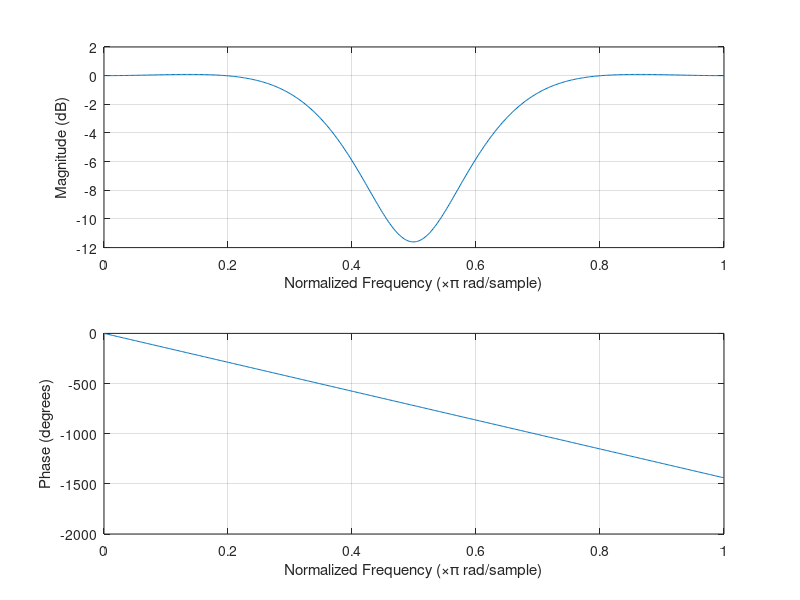
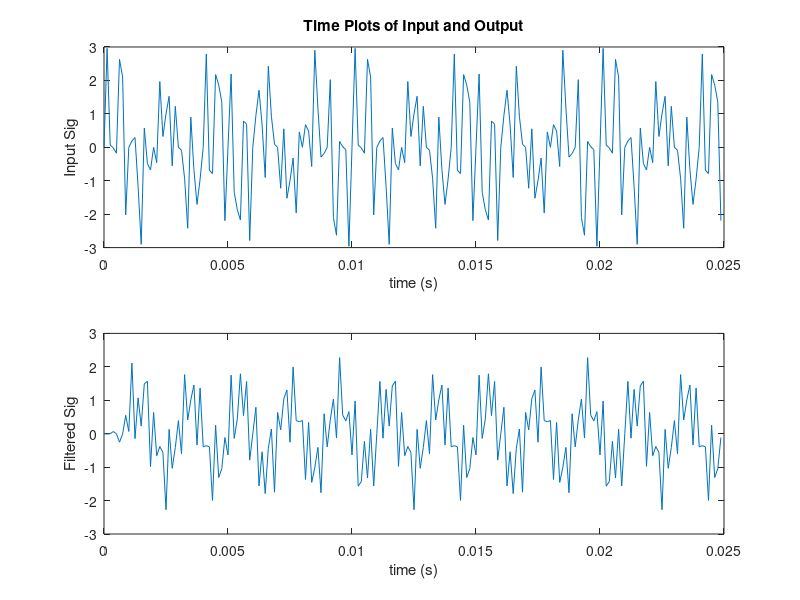
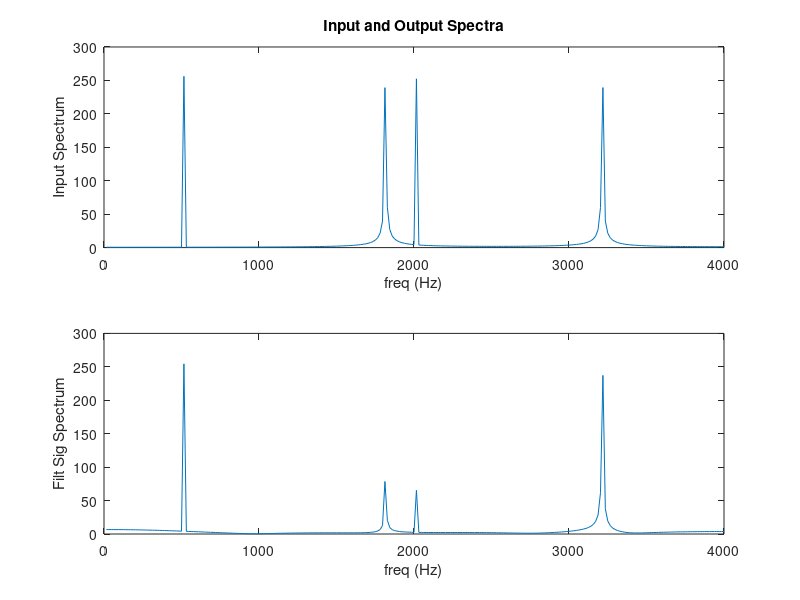

MATLAB code to generate these figures, in order:
% fir_1.m
% FIR filter design example using the MATLAB FIR1 function / kzr 05.02/ rch 03.03
Fs=8e3; %Specify Sampling Frequency
Ts=1/Fs; %Sampling period.
Ns=512; %No of time samples to be plotted.
t=[0:Ts:Ts*(Ns-1)]; %Make time array that contains Ns elements
%t = [0, Ts, 2Ts, 3Ts,..., (Ns-1)Ts]
%create sampled sinusoids at different frequencies
f1=500; f2=1800; f3=2000; f4=3200;
x1=sin(2*pi*f1*t); x2=sin(2*pi*f2*t); x3=sin(2*pi*f3*t); x4=sin(2*pi*f4*t);
x=x1+x2+x3+x4; %Calculate samples for a 4-tone input signal
N=16; %FIR1 requires filter order (N) to be EVEN when gain = 1 at Fs/2.
W=[0.4 0.6]; %Specify Bandstop filter with stop band between
%0.4*(Fs/2) and 0.6*(Fs/2)
B=fir1(N,W,'DC-1'); %Design FIR Filter using default Hamming window.
%create header file fir_coef.h (FIR filter coefficients)
filnam = fopen('coeff.h', 'w'); % generate include-file
fprintf(filnam,'#define N %d\n', N+1);
fprintf(filnam,'short h[N]={\n');
j = 0;
for i= 1:N+1;
fprintf(filnam,' %6.0f,', B(i));
j = j + 1;
if j >7
fprintf(filnam, '\n');
j = 0;
end
end
fprintf(filnam,'};\n');
fclose(filnam);
A=1; %FIR filters have no poles, only zeros.
grid on;
freqz(B,A); %Plot frequency response - both amp and phase response.
pause; %User must hit any key on PC keyboard to continue.
figure; %Create a new figure window, so previous one isn't lost.
subplot(2,1,1); %Two subplots will go on this figure window.
Npts=200;
plot(t(1:Npts),x(1:Npts)) %Plot first Npts of this 4-tone input signal
title('Time Plots of Input and Output');
xlabel('time (s)'); ylabel('Input Sig');
%Now apply this filter to the 4-tone test sequence
y = filter(B,A,x);
subplot(2,1,2); %Now go to bottom subplot.
plot(t(1:Npts),y(1:Npts)); %Plot first Npts of filtered signal.
xlabel('time (s)'); ylabel('Filtered Sig');
pause;
figure; %Create a new figure window, so previous one isn't lost.
subplot(2,1,1);
xfftmag=(abs(fft(x,Ns))); %Compute spectrum of input signal.
xfftmagh=xfftmag(1:length(xfftmag)/2);
%Plot only the first half of FFT, since second half is mirror imag
f=[1:1:length(xfftmagh)]*Fs/Ns; %Make freq array from 0 Hz to Fs/2 Hz.
plot(f,xfftmagh); %Plot frequency spectrum of input signal
title('Input and Output Spectra');
xlabel('freq (Hz)'); ylabel('Input Spectrum');
subplot(2,1,2);
yfftmag=(abs(fft(y,Ns)));
yfftmagh=yfftmag(1:length(yfftmag)/2);
%Plot only the first half of FFT, since second half is mirror image
plot(f,yfftmagh); %Plot frequency spectrum of input signal
xlabel('freq (Hz)'); ylabel('Filt Sig Spectrum');